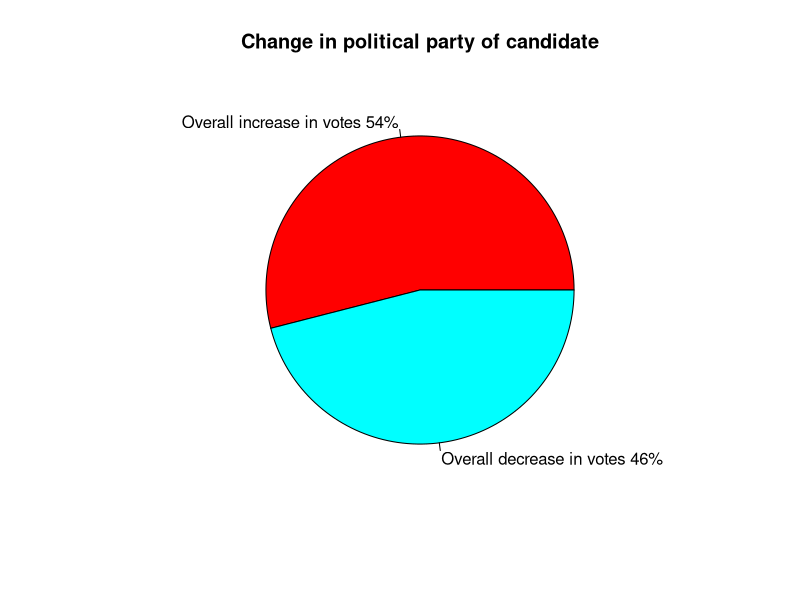

Reproduce this figure in R.
csv_file<-read.csv('assig_data.csv')
all_values<-data.frame('Year'=csv_file$Year,'Name of Candidate'=csv_file$Name.of.Candidate,'Party'=csv_file$Party,'Votes'=csv_file$Votes)
remove_dupl<-all_values[!(duplicated(all_values[c("Name.of.Candidate","Party")]) | duplicated(all_values[c("Name.of.Candidate","Party")], fromLast = TRUE)), ]
remove_dupl <- remove_dupl[order(remove_dupl$Name.of.Candidate),]
remove_dupl$diff <- ave(remove_dupl$Votes, factor(remove_dupl$Name.of.Candidate), FUN=function(x) c(NA,diff(x)))
df3<-remove_dupl[remove_dupl$Name.of.Candidate %in% names(table(remove_dupl$Name.of.Candidate))[table(remove_dupl$Name.of.Candidate) > 1],]
df4<-df3[complete.cases(df3),]
pos<-nrow(df4[df4$diff>0,])
neg<-nrow(df4[df4$diff<0,]) 

slices <- c(pos,neg) 
lbls <- c("Overall increase in votes", "Overall decrease in votes")
pct <- round(slices/sum(slices)*100)
lbls <- paste(lbls, pct) # add percents to labels 
lbls <- paste(lbls,"%",sep="") # ad % to labels 
pie(slices,labels = lbls, col=rainbow(length(lbls)),
    main="Change in political party of candidate")

